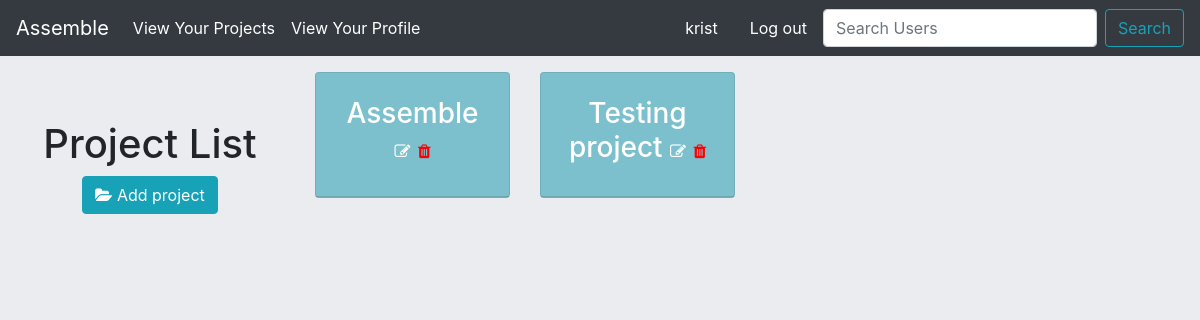
Before: /home/project-list/ (signed in) with the older database file.
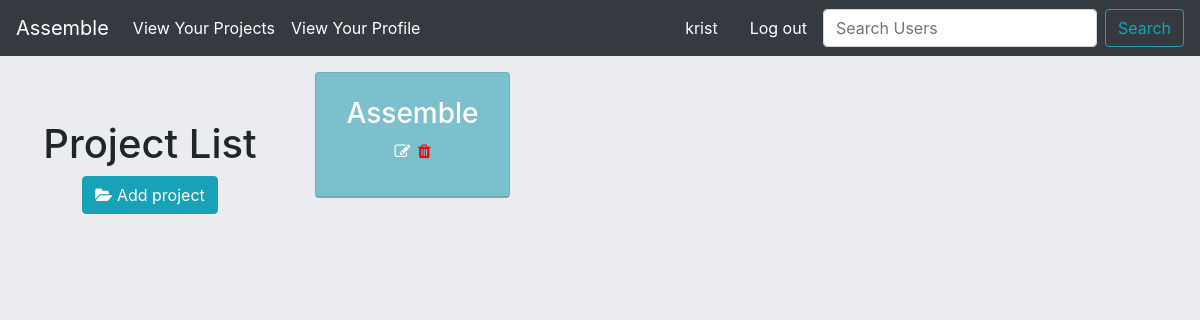
After: the same page with the newer database file.
### assemble/models.py (models this page shows, shortened)
class Project(models.Model):
    name = models.CharField(max_length=60)
    description = models.TextField(max_length=400)
    user = models.ManyToManyField('Profile',blank=True)
    owner = models.ForeignKey('Profile',blank=True,on_delete=models.CASCADE,related_name="creator")
    slug = models.SlugField(max_length=100,unique=True,blank=True,null=True)
    completed= models.BooleanField(default=False)
    history = HistoricalRecords()

### assemble/views.py (the view)
# urls.py: path('project-list/',ProjectList.as_view(),name="project-list"),
class ProjectList(LoginRequiredMixin,ListView):
    model = Project
    def get_queryset(self):
        is_me = Profile.objects.get(user=self.request.user)
        return Project.objects.filter(user=is_me)

### templates/assemble/project_list.html (shortened to what this page needs)
{% extends 'assemble/base.html' %}
{% block content %}
<div class="text-center">
    <div class="row">
        <div class="col-sm-3 col-md-3">
            <h1 class="pt-5">Project List</h1>
            <a class="btn btn-info" href="{% url 'project-create' %}"><i class="fa fa-folder-open"></i> Add project</a>
        </div>
        <div class="col-sm-9 col-md-9">
            <div class="row">
        {% for project in project_list %}
                <div class="col-sm-3 col-md-3">
                        <div class="card text-white mb-3" style="max-width: 18rem;background: rgba(23,162,184,0.5);">
                            <div class="card-header p-4">
                                <h3>
                                    <a class="text-white " style="text-decoration:none;" href="{% url 'project-detail' project.slug %}">{{ project.name }}</a>
                                    {% if project.owner.user == request.user %}
                                        <a href="{% url 'edit-project' project.id %}"><span style="color:white;font-size:1rem;"><i class="fa fa-edit"></i></span></a>
                                        <a href="{% url 'delete-project' project.id %}"><span style="color:red;font-size:1rem;"><i class="fa fa-trash"></i></span></a>
                                    {% endif %}
                                </h3>
                            </div>
                        </div>
                </div>
        {% endfor %}
            </div>
        </div>
    </div>
</div>
{% endblock content %}

Changed rows visible on the page:
removed Project: name "Testing project"
